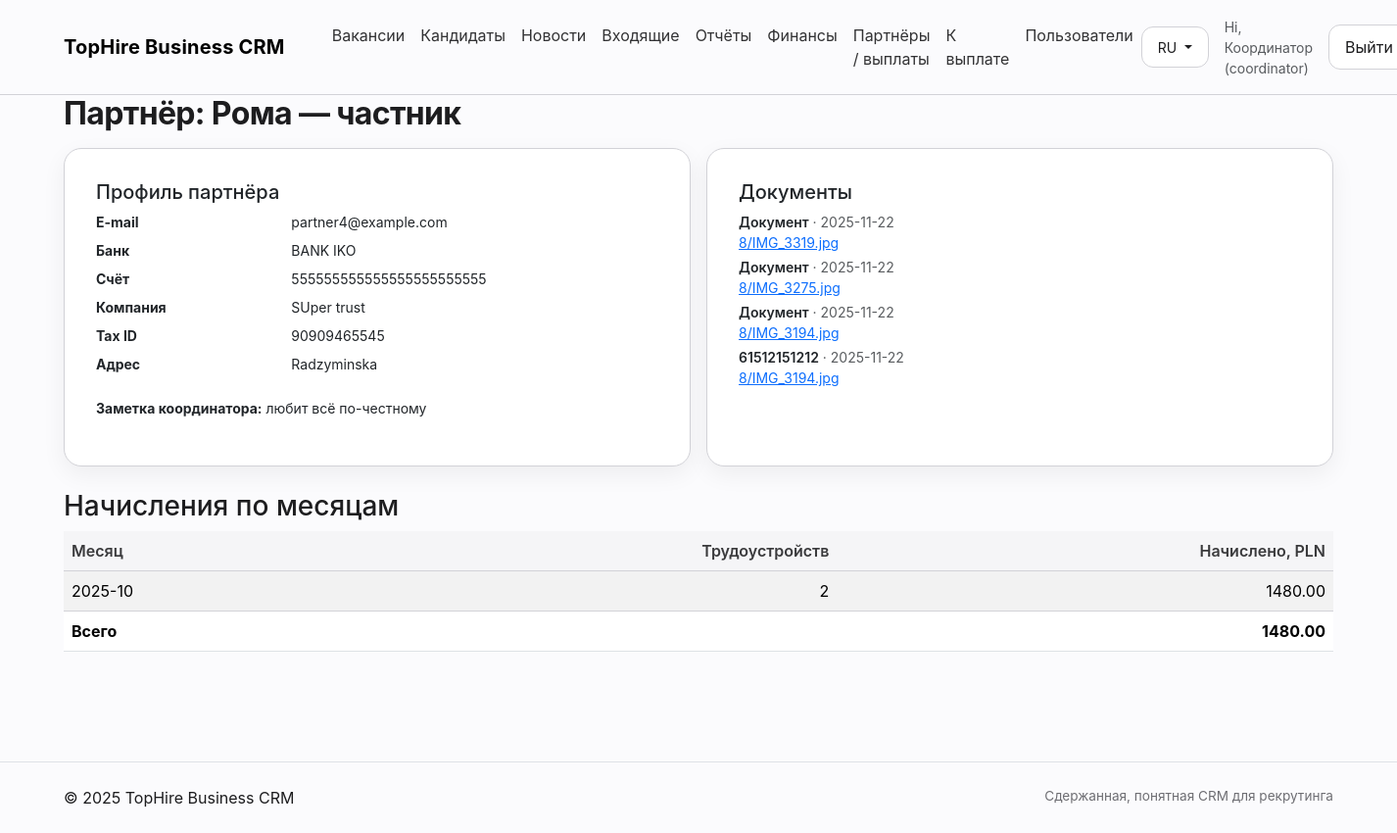
Page /finance/partners/8 (signed in) on the committed database.
### models.py (models this page shows)
class Base(DeclarativeBase):
    pass

class User(Base):
    __tablename__ = "users"
    id: Mapped[int] = mapped_column(primary_key=True)
    name: Mapped[str] = mapped_column(String(180))
    email: Mapped[str] = mapped_column(String(255), unique=True, index=True)
    password_hash: Mapped[str] = mapped_column(String(255))
    role: Mapped[str] = mapped_column(String(32))  # coordinator|recruiter|partner
    is_active: Mapped[bool] = mapped_column(Boolean, default=True)
    note: Mapped[str] = mapped_column(Text, default="")
    is_blocked: Mapped[bool] = mapped_column(Boolean, default=False)
    bank_account: Mapped[str] = mapped_column(String(255), default="")
    bank_name: Mapped[str] = mapped_column(String(255), default="")
    company_name: Mapped[str] = mapped_column(String(255), default="")
    tax_id: Mapped[str] = mapped_column(String(100), default="")
    address: Mapped[str] = mapped_column(Text, default="")
    payout_note: Mapped[str] = mapped_column(Text, default="")
    created_at: Mapped[datetime] = mapped_column(DateTime, default=datetime.utcnow)

class PartnerDoc(Base):
    __tablename__ = "partner_docs"
    id: Mapped[int] = mapped_column(primary_key=True)
    partner_id: Mapped[int] = mapped_column(ForeignKey("users.id"))
    filename: Mapped[str] = mapped_column(String(400))
    label: Mapped[str] = mapped_column(String(255), default="")
    uploaded_at: Mapped[datetime] = mapped_column(DateTime, default=datetime.utcnow)

### app.py (the view)
@app.route("/finance/partners/<int:pid>")
@login_required
@roles_required("coordinator", "finance")
def finance_partner_view(pid):
    partner = db.session.get(User, pid)
    if not partner or partner.role != "partner":
        abort(404)
    docs = (
        db.session.query(PartnerDoc)
        .filter(PartnerDoc.partner_id == pid)
        .order_by(PartnerDoc.uploaded_at.desc())
        .all()
    )
    rows = db.session.execute(
        text(
            """
            SELECT
              strftime('%Y-%m', p.start_date) AS ym,
              COUNT(p.id) AS starts,
              COALESCE(SUM(
                CASE
                  WHEN p.partner_commission IS NOT NULL AND p.partner_commission > 0 THEN p.partner_commission
                  WHEN j.partner_fee_amount IS NOT NULL AND j.partner_fee_amount > 0 THEN j.partner_fee_amount * COALESCE(j.promo_multiplier, 1)
                  ELSE 0 END
              ),0) AS total
            FROM placements p
            JOIN candidates c ON c.id = p.candidate_id
            JOIN jobs j ON j.id = p.job_id
            WHERE c.submitter_id = :pid
            GROUP BY ym
            ORDER BY ym DESC
            """
        ),
        {"pid": pid},
    ).mappings().all()
    total_all = sum(r["total"] for r in rows) if rows else 0.0
    return render_template(
        "finance_partner_view.html",
        partner=partner,
        docs=docs,
        rows=rows,
        total_all=total_all,
    )

### app.py (called while the page is built)
@app.context_processor
def inject_brand():
    lang = session.get("lang", "ru")
    return {"BRAND": BRAND, "current_lang": lang}

@app.before_request
def load_user():
    g.user = None
    uid = session.get("uid")
    if uid:
        g.user = db.session.get(User, uid)
    g.inbox_count = 0
    g.news_unread_count = 0
    if g.user and g.user.role in ("recruiter","coordinator"):
        g.inbox_count = db.session.query(func.count(Candidate.id)).filter(Candidate.status=="Подан").scalar() or 0
    if g.user:
        g.news_unread_count = (
            db.session.query(func.count(News.id))
            .outerjoin(NewsRead, (NewsRead.news_id == News.id) & (NewsRead.user_id == g.user.id))
            .filter(News.is_published == True, NewsRead.id.is_(None))
            .scalar()
            or 0
        )

def login_required(f):
    from functools import wraps
    @wraps(f)
    def wrapper(*a, **kw):
        if not g.user:
            return redirect(url_for("login"))
        return f(*a, **kw)
    return wrapper

def roles_required(*roles):
    from functools import wraps
    def deco(f):
        @wraps(f)
        def wrapper(*a, **kw):
            if not g.user or g.user.role not in roles:
                abort(403)
            return f(*a, **kw)
        return wrapper
    return deco

### templates/finance_partner_view.html
{% extends "layout.html" %}
{% block content %}
<h1 class="hero-title mb-3">Партнёр: {{ partner.name }}</h1>
<div class="row g-3 mb-4">
  <div class="col-md-6">
    <div class="card p-3 h-100">
      <div class="card-body">
        <h5 class="card-title">Профиль партнёра</h5>
        <dl class="row mb-0 small">
          <dt class="col-sm-4">E-mail</dt><dd class="col-sm-8">{{ partner.email }}</dd>
          <dt class="col-sm-4">Банк</dt><dd class="col-sm-8">{{ partner.bank_name or '—' }}</dd>
          <dt class="col-sm-4">Счёт</dt><dd class="col-sm-8">{{ partner.bank_account or '—' }}</dd>
          <dt class="col-sm-4">Компания</dt><dd class="col-sm-8">{{ partner.company_name or '—' }}</dd>
          <dt class="col-sm-4">Tax ID</dt><dd class="col-sm-8">{{ partner.tax_id or '—' }}</dd>
          <dt class="col-sm-4">Адрес</dt><dd class="col-sm-8">{{ partner.address or '—' }}</dd>
        </dl>
        {% if partner.note %}
          <p class="mt-3 small"><strong>Заметка координатора:</strong> {{ partner.note }}</p>
        {% endif %}
      </div>
    </div>
  </div>
  <div class="col-md-6">
    <div class="card p-3 h-100">
      <div class="card-body">
        <h5 class="card-title">Документы</h5>
        {% if docs %}
          <ul class="list-unstyled small mb-0">
            {% for d in docs %}
              <li class="mb-1">
                <span class="fw-semibold">{{ d.label or 'Документ' }}</span>
                <span class="text-muted"> · {{ d.uploaded_at.date() if d.uploaded_at else '' }}</span>
                <div class="text-muted"><a href="{{ url_for('partner_doc', doc_id=d.id) }}" target="_blank">{{ d.filename }}</a></div>
              </li>
            {% endfor %}
          </ul>
        {% else %}
          <p class="small text-muted mb-0">Документов ещё нет. Партнёр может загрузить их в своём профиле.</p>
        {% endif %}
      </div>
    </div>
  </div>
</div>
<h3 class="mt-4">Начисления по месяцам</h3>
<table class="table table-striped align-middle">
  <thead>
    <tr>
      <th>Месяц</th>
      <th class="text-end">Трудоустройств</th>
      <th class="text-end">Начислено, PLN</th>
    </tr>
  </thead>
  <tbody>
    {% for r in rows %}
    <tr>
      <td>{{ r.ym }}</td>
      <td class="text-end">{{ r.starts }}</td>
      <td class="text-end">{{ '%.2f'|format(r.total) }}</td>
    </tr>
    {% endfor %}
  </tbody>
  <tfoot>
    <tr>
      <th>Всего</th>
      <th></th>
      <th class="text-end">{{ '%.2f'|format(total_all) }}</th>
    </tr>
  </tfoot>
</table>
{% endblock %}

### templates/layout.html (shortened to what this page needs)
<!doctype html>
<html lang="{{ current_lang or 'ru' }}">
<head>
  <link href="https://cdn.jsdelivr.net/npm/bootstrap@5.3.3/dist/css/bootstrap.min.css" rel="stylesheet">
  <link href="{{ url_for('static', filename='css/tophire.css') }}" rel="stylesheet">
</head>
<body>
<nav class="navbar navbar-expand-lg py-3">
  <div class="container">
    <a class="navbar-brand brand" href="{{ url_for('index') }}">{{ BRAND }}</a>
    {% if g.user %}
    <div class="collapse navbar-collapse" id="nav">
      <ul class="navbar-nav ms-4 me-auto">
        <li class="nav-item"><a class="nav-link" href="{{ url_for('jobs') }}">{{ "Вакансії" if current_lang=="uk" else "Вакансии" }}</a></li>
        <li class="nav-item"><a class="nav-link" href="{{ url_for('candidates') }}">{{ "Кандидати" if current_lang=="uk" else "Кандидаты" }}</a></li>
        <li class="nav-item">
          <a class="nav-link" href="{{ url_for('news_list') }}">
            {{ "Новини" if current_lang=="uk" else "Новости" }}
          </a>
        </li>
        {% if g.user.role in ['recruiter','coordinator'] %}
          <li class="nav-item">
            <a class="nav-link" href="{{ url_for('inbox') }}">
              {{ "Вхідні" if current_lang=="uk" else "Входящие" }}
            </a>
          </li>
          <li class="nav-item"><a class="nav-link" href="{{ url_for('reports') }}">{{ "Звіти" if current_lang=="uk" else "Отчёты" }}</a></li>
        {% endif %}
        {% if g.user.role in ['finance','coordinator'] %}
          <li class="nav-item"><a class="nav-link" href="{{ url_for('finance_dashboard') }}">{{ "Фінанси" if current_lang=="uk" else "Финансы" }}</a></li>
          <li class="nav-item"><a class="nav-link" href="{{ url_for('finance_partners') }}">{{ "Партнери / виплати" if current_lang=="uk" else "Партнёры / выплаты" }}</a></li>
          <li class="nav-item"><a class="nav-link" href="{{ url_for('finance_payments') }}">К выплате</a></li>
        {% endif %}
        {% if g.user.role == 'coordinator' %}
          <li class="nav-item"><a class="nav-link" href="{{ url_for('admin_users') }}">{{ "Користувачі" if current_lang=="uk" else "Пользователи" }}</a></li>
        {% endif %}
      </ul>
      <div class="d-flex align-items-center gap-3">
        <div class="dropdown">
          <button class="btn btn-sm btn-outline-secondary dropdown-toggle" type="button" data-bs-toggle="dropdown">
            {{ "UA" if current_lang=="uk" else "RU" }}
          </button>
        </div>
        <span class="text-muted small d-inline-flex align-items-center gap-2">
          <span>{{ "Привіт" if current_lang=="uk" else "Hi" }}, {{ g.user.name }} ({{ g.user.role }})</span>
        </span>
        <a class="btn btn-outline-secondary" href="{{ url_for('logout') }}">{{ "Вийти" if current_lang=="uk" else "Выйти" }}</a>
      </div>
    </div>
    {% endif %}
  </div>
</nav>
<main class="container pb-5">
  {% block content %}{% endblock %}
</main>
<footer class="py-4 mt-5 border-top">
  <div class="container d-flex justify-content-between">
    <span>© {{ 2025 }} {{ BRAND }}</span>
    <span class="small-note">{{ "Стримана, зрозуміла CRM для рекрутингу" if current_lang=="uk" else "Сдержанная, понятная CRM для рекрутинга" }}</span>
  </div>
</footer>
</body></html>

### static/css/tophire.css (style rules this page uses)
:root { --bg:#fbfbfd; --card:#ffffff; --text:#1d1d1f; --muted:#6e6e73; --blue:#0071e3; --line:#d2d2d7; --shadow: 0 8px 24px rgba(0,0,0,.06); --radius: 18px; }
html,body { background:var(--bg); color:var(--text); font-family:-apple-system, BlinkMacSystemFont, 'Segoe UI', Roboto, 'Helvetica Neue', Arial }
.navbar { background:transparent; border-bottom:1px solid var(--line); }
.nav-link { color:var(--text)!important; opacity:.9 }
.btn { border-radius:12px; padding:.6rem 1rem }
.btn-outline-secondary { border-color:var(--line); color:var(--text); background:#fff }
.card { background:var(--card); border:1px solid var(--line); border-radius:var(--radius); box-shadow:var(--shadow) }
.table { color:var(--text) }
.table thead th { background:#f5f5f7; border-bottom:1px solid var(--line); font-weight:600; color:#3a3a3c }
.table tbody tr { border-bottom:1px solid var(--line) }
.hero-title { font-size:2rem; font-weight:700; letter-spacing:-.02em }
.small-note { color:var(--muted); font-size:.85rem }
.brand { font-weight:700; letter-spacing:.2px }

### rows in the picture
User: user.name "Координатор", user.role "coordinator"
User: name "Рома — частник", email "partner4@example.com", bank_name "BANK IKO", bank_account "555555555555555555555555", company_name "SUper trust", tax "90909465545", address "Radzyminska", note "любит всё по-честному"
PartnerDoc: label "Документ", uploaded_at "2025-11-22", filename "8/IMG_3319.jpg"
PartnerDoc: label "Документ", uploaded_at "2025-11-22", filename "8/IMG_3275.jpg"
PartnerDoc: label "Документ", uploaded_at "2025-11-22", filename "8/IMG_3194.jpg"
PartnerDoc: label "61512151212", uploaded_at "2025-11-22", filename "8/IMG_3194.jpg"

### other values in the picture
{{ BRAND }} "TopHire Business CRM"
{{ "Вакансії" if current_lang=="uk" else "Вакансии" }} "Вакансии"
{{ "Кандидати" if current_lang=="uk" else "Кандидаты" }} "Кандидаты"
{{ "Новини" if current_lang=="uk" else "Новости" }} "Новости"
{{ "Вхідні" if current_lang=="uk" else "Входящие" }} "Входящие"
{{ "Звіти" if current_lang=="uk" else "Отчёты" }} "Отчёты"
{{ "Фінанси" if current_lang=="uk" else "Финансы" }} "Финансы"
{{ "Партнери / виплати" if current_lang=="uk" else "Партнёры / выплаты" }} "Партнёры / выплаты"
{{ "Користувачі" if current_lang=="uk" else "Пользователи" }} "Пользователи"
{{ "UA" if current_lang=="uk" else "RU" }} "RU"
{{ "Привіт" if current_lang=="uk" else "Hi" }} "Hi"
{{ "Вийти" if current_lang=="uk" else "Выйти" }} "Выйти"
{{ r.ym }} "2025-10"
{{ r.starts }} "2"
{{ '%.2f'|format(r.total) }} "1480.00"
